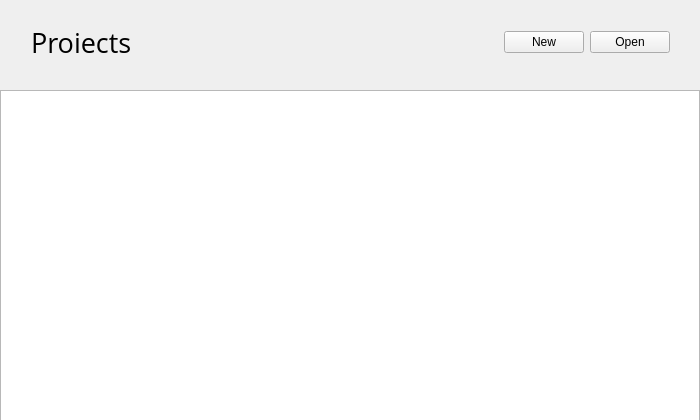
<?xml version="1.0" encoding="UTF-8"?>
<ui version="4.0">
 <class>MainWindow</class>
 <widget class="QMainWindow" name="MainWindow">
  <property name="geometry">
   <rect>
    <x>0</x>
    <y>0</y>
    <width>700</width>
    <height>420</height>
   </rect>
  </property>
  <property name="minimumSize">
   <size>
    <width>700</width>
    <height>420</height>
   </size>
  </property>
  <property name="maximumSize">
   <size>
    <width>700</width>
    <height>420</height>
   </size>
  </property>
  <property name="contextMenuPolicy">
   <enum>Qt::NoContextMenu</enum>
  </property>
  <property name="windowTitle">
   <string/>
  </property>
  <property name="statusTip">
   <string/>
  </property>
  <property name="dockOptions">
   <set>QMainWindow::AnimatedDocks</set>
  </property>
  <widget class="QWidget" name="centralWidget">
   <widget class="QListWidget" name="listWidget">
    <property name="geometry">
     <rect>
      <x>0</x>
      <y>90</y>
      <width>700</width>
      <height>331</height>
     </rect>
    </property>
   </widget>
   <widget class="QWidget" name="layoutWidget">
    <property name="geometry">
     <rect>
      <x>20</x>
      <y>20</y>
      <width>661</width>
      <height>44</height>
     </rect>
    </property>
    <layout class="QHBoxLayout" name="horizontalLayout">
     <item>
      <widget class="QLabel" name="label">
       <property name="font">
        <font>
         <family>Open Sans</family>
         <pointsize>20</pointsize>
         <weight>50</weight>
         <bold>false</bold>
        </font>
       </property>
       <property name="text">
        <string>Projects</string>
       </property>
      </widget>
     </item>
     <item>
      <spacer name="horizontalSpacer">
       <property name="orientation">
        <enum>Qt::Horizontal</enum>
       </property>
       <property name="sizeHint" stdset="0">
        <size>
         <width>40</width>
         <height>20</height>
        </size>
       </property>
      </spacer>
     </item>
     <item>
      <widget class="QPushButton" name="pushButton">
       <property name="text">
        <string>New</string>
       </property>
      </widget>
     </item>
     <item>
      <widget class="QPushButton" name="pushButton_2">
       <property name="text">
        <string>Open</string>
       </property>
      </widget>
     </item>
    </layout>
   </widget>
  </widget>
 </widget>
 <layoutdefault spacing="6" margin="11"/>
 <resources/>
 <connections/>
</ui>
